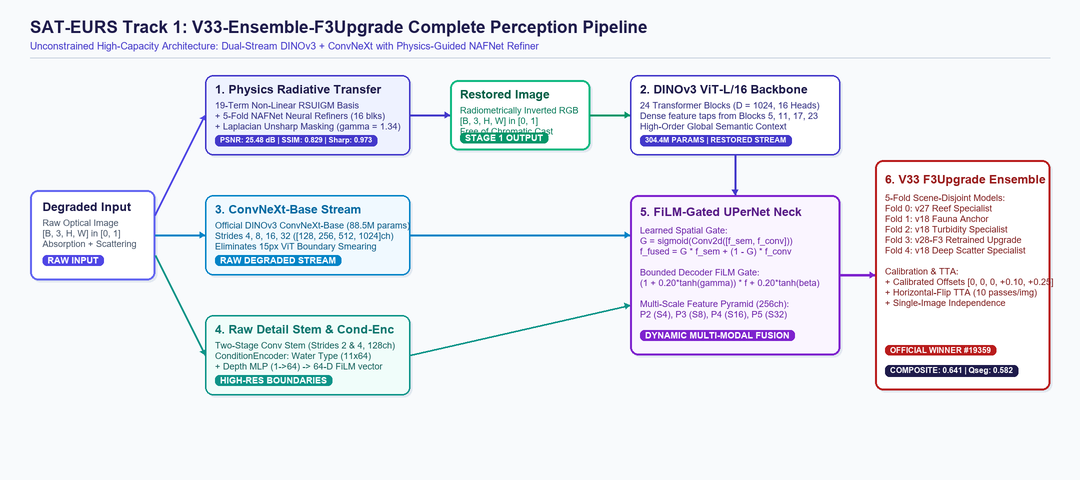
#> input picture factsheet-template/images/method_overview.png, 1080 x 480 px
$ python resize_for_submission.py --pred_restored ../factsheet-template/images --pred_masks ../factsheet-template/images --ref_images ../factsheet-template/images --out_restored out --out_masks out
#> lines starting #> are read from the running program, lines starting #| are printed output that depends on the picture
"""
Official Resize Wrapper for EURS Track 1 Submissions
Resizes 1024x1024 model predictions back to the original test image resolutions:
  - Restored Images: cv2.INTER_LINEAR (Bilinear interpolation)
  - Segmentation Masks: cv2.INTER_NEAREST (Strictly nearest-neighbor to preserve discrete class IDs)
"""

import os
import sys

if hasattr(sys.stdout, 'reconfigure'):
    sys.stdout.reconfigure(encoding='utf-8', errors='replace')
if hasattr(sys.stderr, 'reconfigure'):
    sys.stderr.reconfigure(encoding='utf-8', errors='replace')

import argparse
from typing import Dict, Tuple, Optional
import cv2
import numpy as np


def scale_to_max_side(w: int, h: int, max_side: int = 1024) -> Tuple[int, int]:
    """Official EURS Track 1 scale_to_max_side contract."""
    scale = max_side / max(w, h)
    if scale >= 1:
        return w, h
    return max(1, round(w * scale)), max(1, round(h * scale))


def resize_predictions_to_original(
    pred_restored_dir: str,
    pred_masks_dir: str,
    ref_images_dir: str,
    out_restored_dir: str,
    out_masks_dir: str,
    restored_ext: str = "png",
    jpeg_quality: int = 98,
    max_side: Optional[int] = 1024
):
#> called with pred_restored_dir = '../factsheet-template/images', pred_masks_dir = '../factsheet-template/images', ref_images_dir = '../factsheet-template/images', out_restored_dir = 'out', out_masks_dir = 'out', restored_ext = 'png', jpeg_quality = 98, max_side = 1024
    os.makedirs(out_restored_dir, exist_ok=True)
    os.makedirs(out_masks_dir, exist_ok=True)

    ref_entries = []
    for root, _, files in os.walk(ref_images_dir):
        for f in sorted(files):
            if f.lower().endswith(('.png', '.jpg', '.jpeg')):
                ref_entries.append((f, os.path.join(root, f)))
    ref_entries.sort(key=lambda x: x[0])
    assert len(ref_entries) > 0, f"No reference images found in {ref_images_dir}"

    print("=" * 60)
    print(f"[RESIZE] Resizing predictions to match {len(ref_entries)} reference images in: {ref_images_dir} (max_side={max_side})")
    print("=" * 60)

    for fname, ref_path in ref_entries:
        base_name = os.path.splitext(fname)[0]
        ref_img = cv2.imread(ref_path)
#> ref_img is the input picture: shape (480, 1080, 3); mean B, G, R 243.8, 236.8, 235.1
        orig_h, orig_w = ref_img.shape[:2]
#> orig_h = 480; orig_w = 1080
        if max_side is not None:
            target_w, target_h = scale_to_max_side(orig_w, orig_h, max_side)
#> target_w = 1024; target_h = 455
        else:
            target_w, target_h = orig_w, orig_h

        # 1. Resize Restored Image
        # Check candidate extensions
        pred_res_path = None
        for ext in ('.png', '.jpg', '.jpeg'):
            cand = os.path.join(pred_restored_dir, f"{base_name}{ext}")
            if os.path.exists(cand):
                pred_res_path = cand
                break

        if pred_res_path is not None:
            res_img = cv2.imread(pred_res_path)
            if (res_img.shape[1], res_img.shape[0]) != (target_w, target_h):
                res_resized = cv2.resize(res_img, (target_w, target_h), interpolation=cv2.INTER_LINEAR)
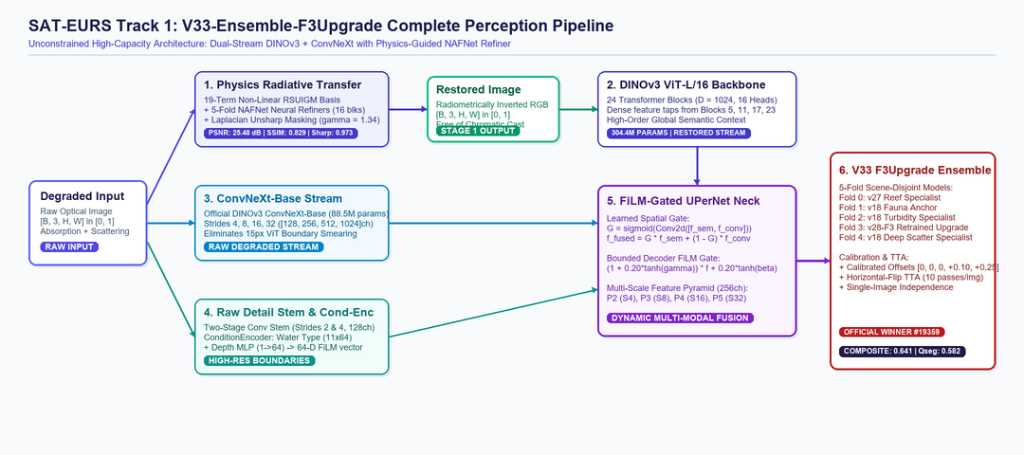
#> res_resized: shape (455, 1024, 3); mean B, G, R 243.8, 236.8, 235.1
            else:
                res_resized = res_img

            if restored_ext.lower() in ("jpg", "jpeg"):
                out_res_path = os.path.join(out_restored_dir, f"{base_name}.jpg")
                cv2.imwrite(out_res_path, res_resized, [cv2.IMWRITE_JPEG_QUALITY, jpeg_quality])
            else:
                out_res_path = os.path.join(out_restored_dir, f"{base_name}.png")
                cv2.imwrite(out_res_path, res_resized)

        # 2. Resize Segmentation Mask (strictly Nearest Neighbor)
        pred_mask_path = None
        for ext in ('.png', '.jpg', '.jpeg'):
            cand = os.path.join(pred_masks_dir, f"{base_name}{ext}")
            if os.path.exists(cand):
                pred_mask_path = cand
                break

        if pred_mask_path is not None:
            mask_img = cv2.imread(pred_mask_path, cv2.IMREAD_UNCHANGED)
            if mask_img.ndim > 2 and mask_img.shape[2] > 1:
                mask_img = mask_img[:, :, 0]
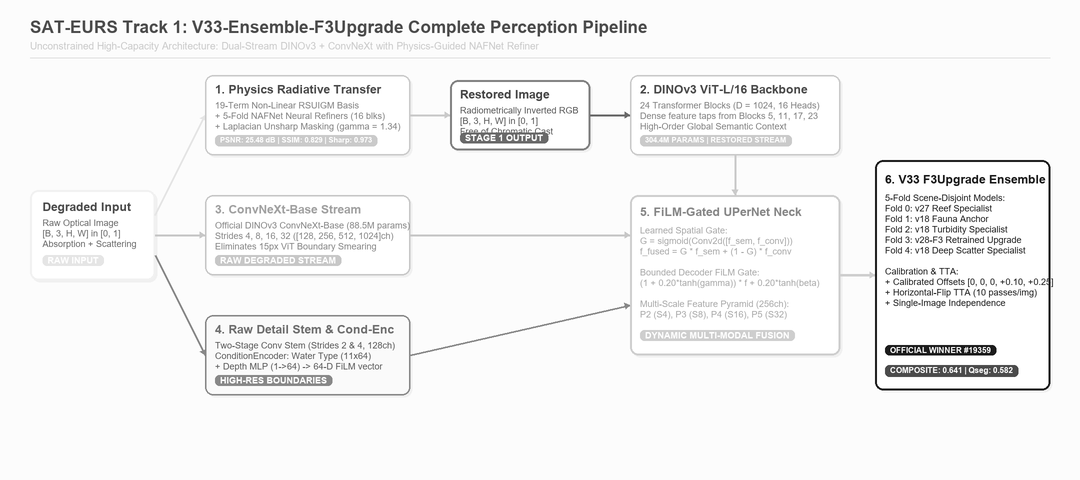
#> mask_img: shape (480, 1080); min 0, max 255, mean 243.8
            if (mask_img.shape[1], mask_img.shape[0]) != (target_w, target_h):
                mask_resized = cv2.resize(mask_img, (target_w, target_h), interpolation=cv2.INTER_NEAREST)
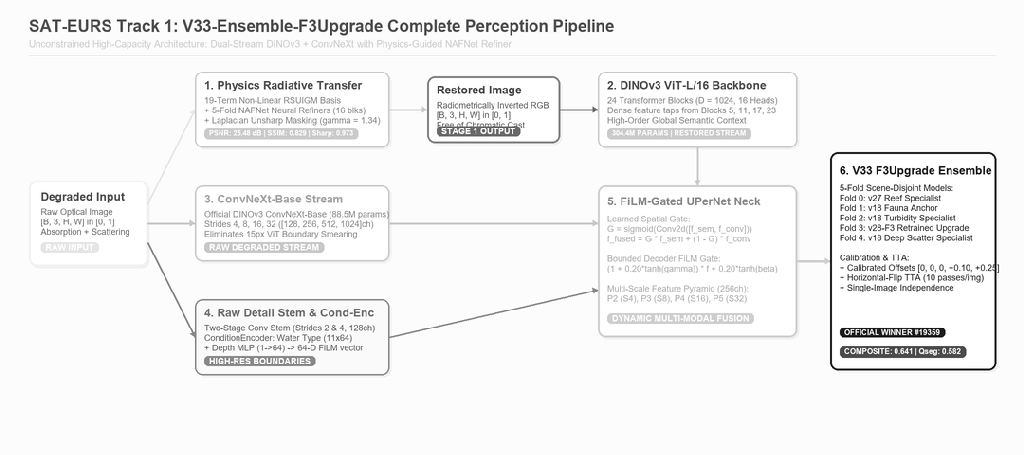
#> mask_resized: shape (455, 1024); min 0, max 255, mean 243.8
            else:
                mask_resized = mask_img

            # Validate discrete classes
            classes = np.unique(mask_resized)
#> classes = 256 values from 0 to 255
#> (the run stopped early here; a loop or call above may not have finished)

$ run again, on factsheet-template/images/track2_pipeline.png
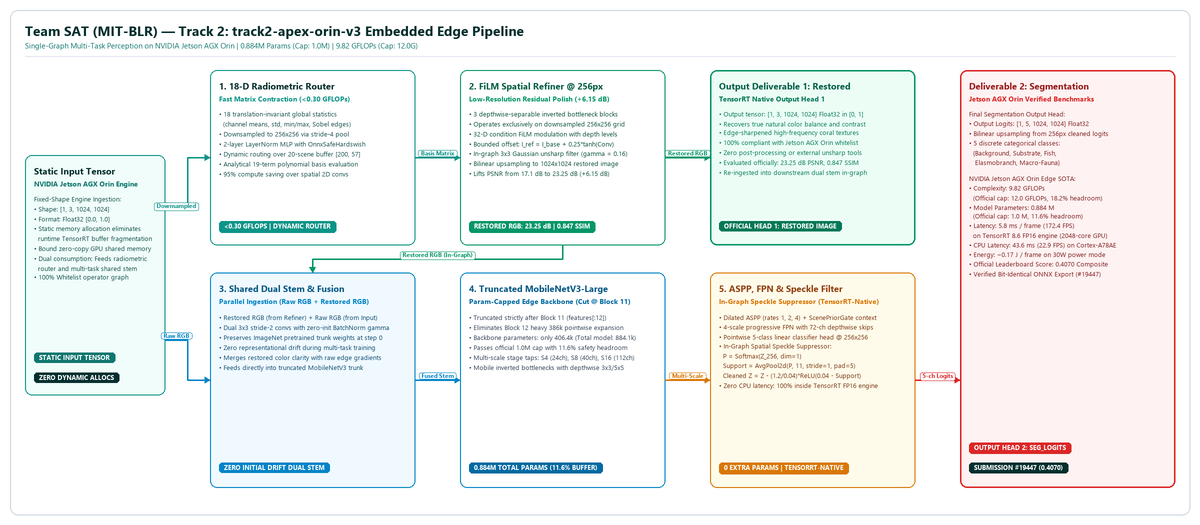
#> input picture factsheet-template/images/track2_pipeline.png, 1200 x 525 px
#> in resize_predictions_to_original, ref_img is the input picture: shape (525, 1200, 3); mean B, G, R 240.8, 242.3, 239.7
#> in resize_predictions_to_original, `mask_img = mask_img[:, :, 0]`:
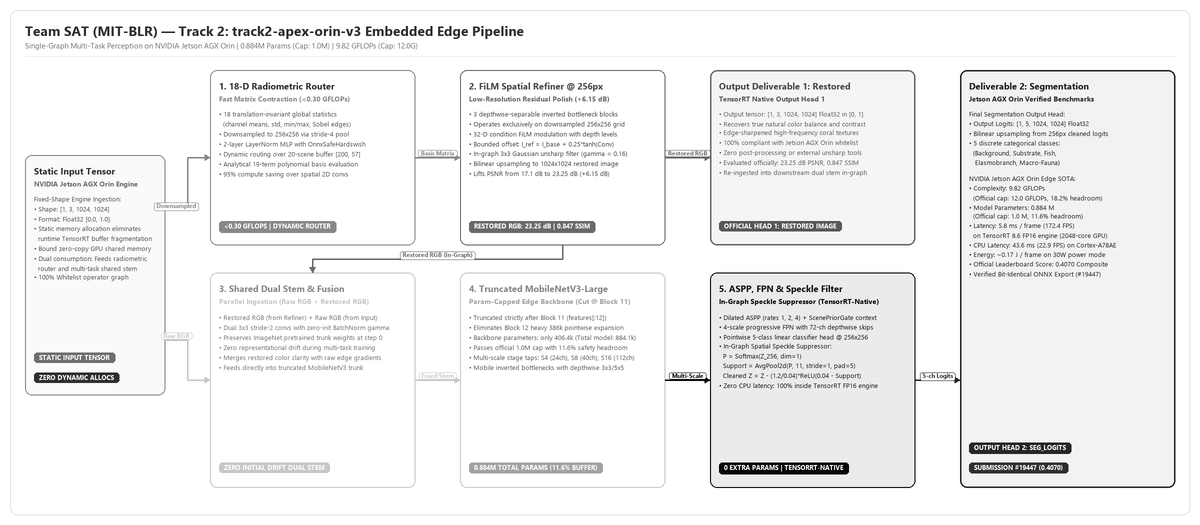
#> mask_img: shape (525, 1200); min 0, max 255, mean 240.8
#> in resize_predictions_to_original, `mask_resized = cv2.resize(mask_img, (target_w, target_h), interpolatio..`:
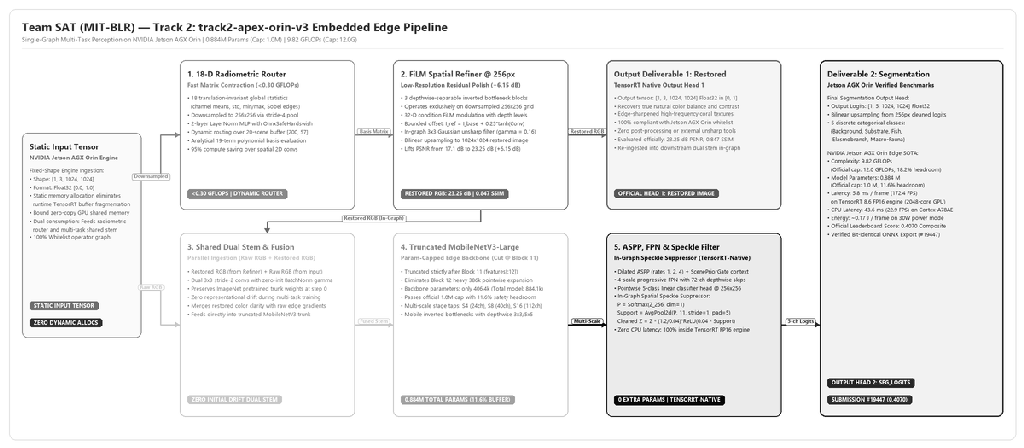
#> mask_resized: shape (448, 1024); min 0, max 255, mean 240.9
#> classes = 256 values from 0 to 255

$ run again, on factsheet-template/images/track2_subsystem.png
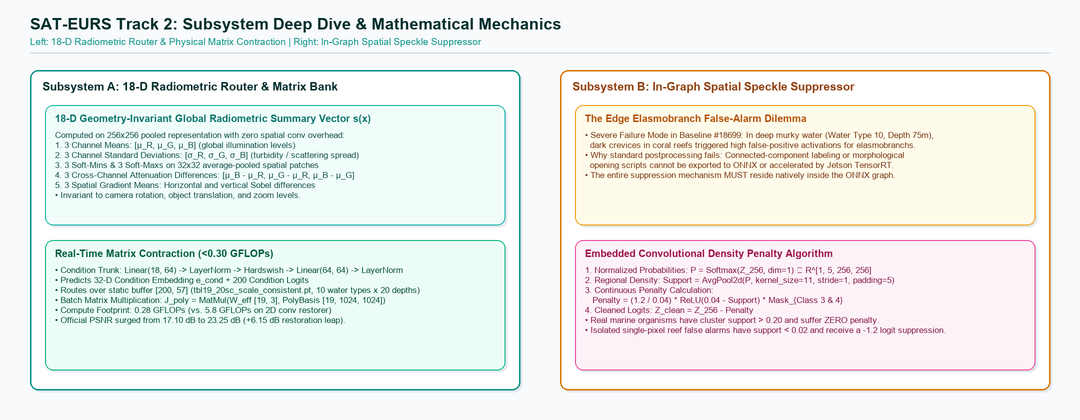
#> input picture factsheet-template/images/track2_subsystem.png, 1080 x 420 px
#> in resize_predictions_to_original, ref_img is the input picture: shape (420, 1080, 3); mean B, G, R 236.8, 239.7, 236.8
#> in resize_predictions_to_original, `mask_img = mask_img[:, :, 0]`:
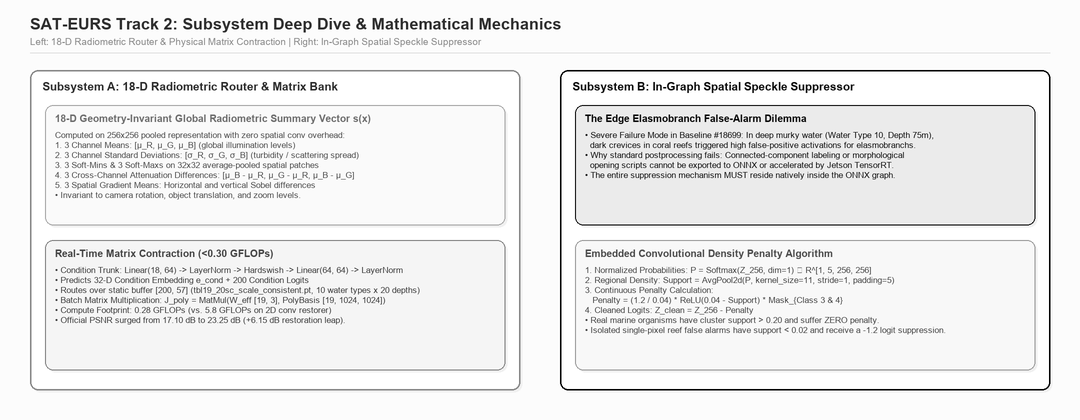
#> mask_img: shape (420, 1080); min 0, max 255, mean 236.8
#> in resize_predictions_to_original, `mask_resized = cv2.resize(mask_img, (target_w, target_h), interpolatio..`:
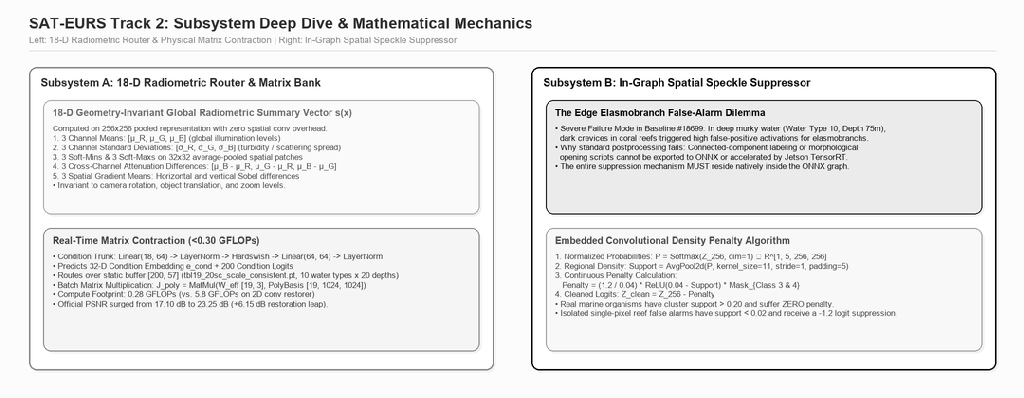
#> mask_resized: shape (398, 1024); min 0, max 255, mean 236.3
#> classes = 256 values from 0 to 255
